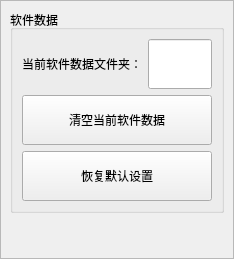
<?xml version="1.0" encoding="UTF-8"?>
<ui version="4.0">
 <class>SoftwareSettingsPage</class>
 <widget class="QWidget" name="SoftwareSettingsPage">
  <property name="geometry">
   <rect>
    <x>0</x>
    <y>0</y>
    <width>234</width>
    <height>259</height>
   </rect>
  </property>
  <layout class="QVBoxLayout">
   <property name="leftMargin">
    <number>0</number>
   </property>
   <property name="topMargin">
    <number>0</number>
   </property>
   <property name="rightMargin">
    <number>0</number>
   </property>
   <property name="bottomMargin">
    <number>0</number>
   </property>
   <item>
    <widget class="QScrollArea" name="scrollArea_softwareSettings">
     <property name="widgetResizable">
      <bool>true</bool>
     </property>
     <widget class="QWidget" name="widget_softwareSettingsScrollContent">
      <property name="geometry">
       <rect>
        <x>0</x>
        <y>0</y>
        <width>234</width>
        <height>259</height>
       </rect>
      </property>
      <layout class="QGridLayout" name="gridLayout_softwareSettings">
       <item row="0" column="0">
    <widget class="QGroupBox" name="groupBox_softwareData">
     <property name="title">
      <string>软件数据</string>
     </property>
     <layout class="QFormLayout" name="formLayout_softwareData">
      <item row="0" column="0">
       <widget class="QLabel" name="label_softwareDataDirectory">
        <property name="minimumSize">
         <size>
          <width>0</width>
          <height>50</height>
         </size>
        </property>
        <property name="text">
         <string>当前软件数据文件夹：</string>
        </property>
       </widget>
      </item>
      <item row="0" column="1">
       <widget class="QLineEdit" name="lineEdit_softwareDataDirectory">
        <property name="minimumSize">
         <size>
          <width>0</width>
          <height>50</height>
         </size>
        </property>
        <property name="readOnly">
         <bool>true</bool>
        </property>
       </widget>
      </item>
      <item row="1" column="0" colspan="2">
       <widget class="QPushButton" name="pushButton_clearSoftwareData">
        <property name="minimumSize">
         <size>
          <width>0</width>
          <height>50</height>
         </size>
        </property>
        <property name="text">
         <string>清空当前软件数据</string>
        </property>
        <property name="uiRole" stdset="0">
         <string>danger</string>
        </property>
       </widget>
      </item>
      <item row="2" column="0" colspan="2">
       <widget class="QPushButton" name="pushButton_restoreDefaultSettings">
        <property name="minimumSize">
         <size>
          <width>0</width>
          <height>50</height>
         </size>
        </property>
        <property name="text">
         <string>恢复默认设置</string>
        </property>
       </widget>
      </item>
     </layout>
    </widget>
       </item>
       <item row="1" column="0">
    <spacer name="verticalSpacer_softwareSettingsBottom">
     <property name="orientation">
      <enum>Qt::Vertical</enum>
     </property>
     <property name="sizeType">
      <enum>QSizePolicy::Expanding</enum>
     </property>
     <property name="sizeHint" stdset="0">
      <size>
       <width>20</width>
       <height>40</height>
      </size>
     </property>
    </spacer>
       </item>
      </layout>
     </widget>
    </widget>
   </item>
  </layout>
 </widget>
 <resources/>
 <connections/>
</ui>
